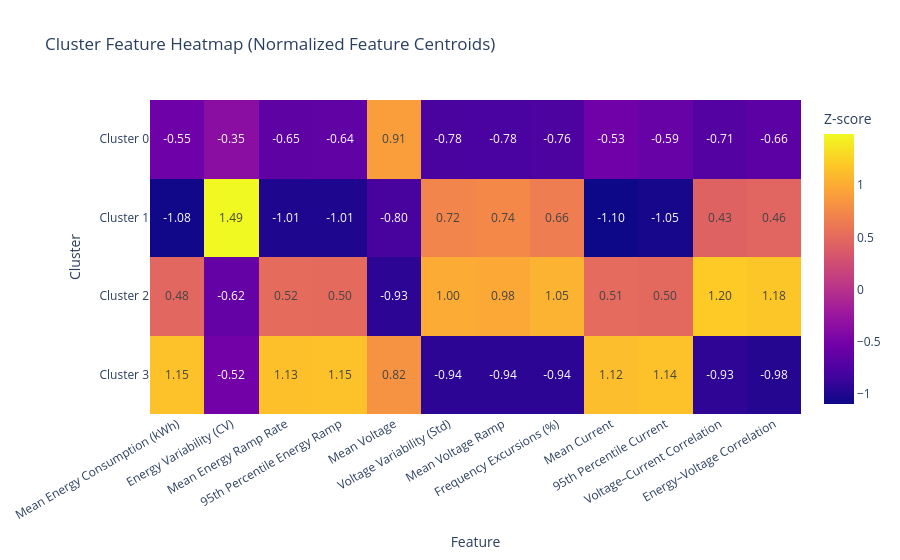

This figure's notebook cell:
### Markdown cell above
# Executive Summary

K-means clustering of engineered AMI features segmented meters into four interpretable behavioral groups: 
  * stable low-load baseline meters
  * low-load but demand-variable meters
  * voltage- and frequency-volatile meters indicative of upstream infrastructure stress
  * high-load high-ramping meters that amplify system stress without exhibiting instability themselves. 
  
  Although cluster separation is moderate (reflecting the continuous nature of real AMI behavior), the resulting segments align cleanly with common utility monitoring and reliability workflows.

### Code cell
# Visualize cluster centroids as heatmap
# centroids_z is a DataFrame.
# rows = clusters, columns = features, values = z-scores


# Pick the most story-relevant features (edit as you like)
heatmap_features = [
    "kwh_mean", "kwh_cv", "kwh_ramp_mean", "kwh_ramp_p95",
    "v_mean", "v_std", "v_ramp_mean",
    "f_pct_outside_band",
    "i_mean", "i_p95",
    "v_i_corr", "kwh_v_corr"
]

feature_label_map = {
    "kwh_mean": "Mean Energy Consumption (kWh)",
    "kwh_cv": "Energy Variability (CV)",
    "kwh_ramp_mean": "Mean Energy Ramp Rate",
    "kwh_ramp_p95": "95th Percentile Energy Ramp",
    "v_mean": "Mean Voltage",
    "v_std": "Voltage Variability (Std)",
    "v_ramp_mean": "Mean Voltage Ramp",
    "f_pct_outside_band": "Frequency Excursions (%)",
    "i_mean": "Mean Current",
    "i_p95": "95th Percentile Current",
    "v_i_corr": "Voltage–Current Correlation",
    "kwh_v_corr": "Energy–Voltage Correlation"
}

z = centroids_z[heatmap_features]

# Map feature names to descriptive labels
x_labels = [feature_label_map[f] for f in heatmap_features]

fig = px.imshow(
    z,
    labels=dict(x="Feature", y="Cluster", color="Z-score"),
    x=x_labels,
    y=[f"Cluster {c}" for c in z.index],
    text_auto=".2f",
    aspect="auto",
    title="Cluster Feature Heatmap (Normalized Feature Centroids)"
)

fig.update_layout(template="plotly_white")
fig.update_xaxes(tickangle=-30)
fig.show()

### Figure 1 — Plotly figure (JSON) as saved in the notebook; plotly's stock layout.template omitted (floating-point values rounded to 4 significant figures)
{"data": [{"coloraxis": "coloraxis", "hovertemplate": "Feature: %{x}<br>Cluster: %{y}<br>Z-score: %{z}<extra></extra>", "name": "0", "texttemplate": "%{z:.2f}", "type": "heatmap", "x": ["Mean Energy Consumption (kWh)", "Energy Variability (CV)", "Mean Energy Ramp Rate", "95th Percentile Energy Ramp", "Mean Voltage", "Voltage Variability (Std)", "Mean Voltage Ramp", "Frequency Excursions (%)", "Mean Current", "95th Percentile Current", "Voltage–Current Correlation", "Energy–Voltage Correlation"], "xaxis": "x", "y": ["Cluster 0", "Cluster 1", "Cluster 2", "Cluster 3"], "yaxis": "y", "z": [[-0.5455, -0.3539, -0.6462, -0.6399, 0.9061, -0.7784, -0.7811, -0.7647, -0.5333, -0.5942, -0.7091, -0.6629], [-1.077, 1.491, -1.011, -1.011, -0.7965, 0.7163, 0.7425, 0.6564, -1.096, -1.046, 0.4322, 0.4638], [0.475, -0.6151, 0.523, 0.5045, -0.9319, 1.0, 0.9779, 1.049, 0.5071, 0.4971, 1.204, 1.178], [1.147, -0.5222, 1.134, 1.146, 0.8223, -0.9382, -0.9393, -0.9404, 1.122, 1.143, -0.9274, -0.9788]]}], "layout": {"coloraxis": {"colorbar": {"title": {"text": "Z-score"}}, "colorscale": [[0, "#0d0887"], [0.1111, "#46039f"], [0.2222, "#7201a8"], [0.3333, "#9c179e"], [0.4444, "#bd3786"], [0.5556, "#d8576b"], [0.6667, "#ed7953"], [0.7778, "#fb9f3a"], [0.8889, "#fdca26"], [1, "#f0f921"]]}, "title": {"text": "Cluster Feature Heatmap (Normalized Feature Centroids)"}, "xaxis": {"anchor": "y", "domain": [0, 1], "tickangle": -30, "title": {"text": "Feature"}}, "yaxis": {"anchor": "x", "autorange": "reversed", "domain": [0, 1], "title": {"text": "Cluster"}}}}
